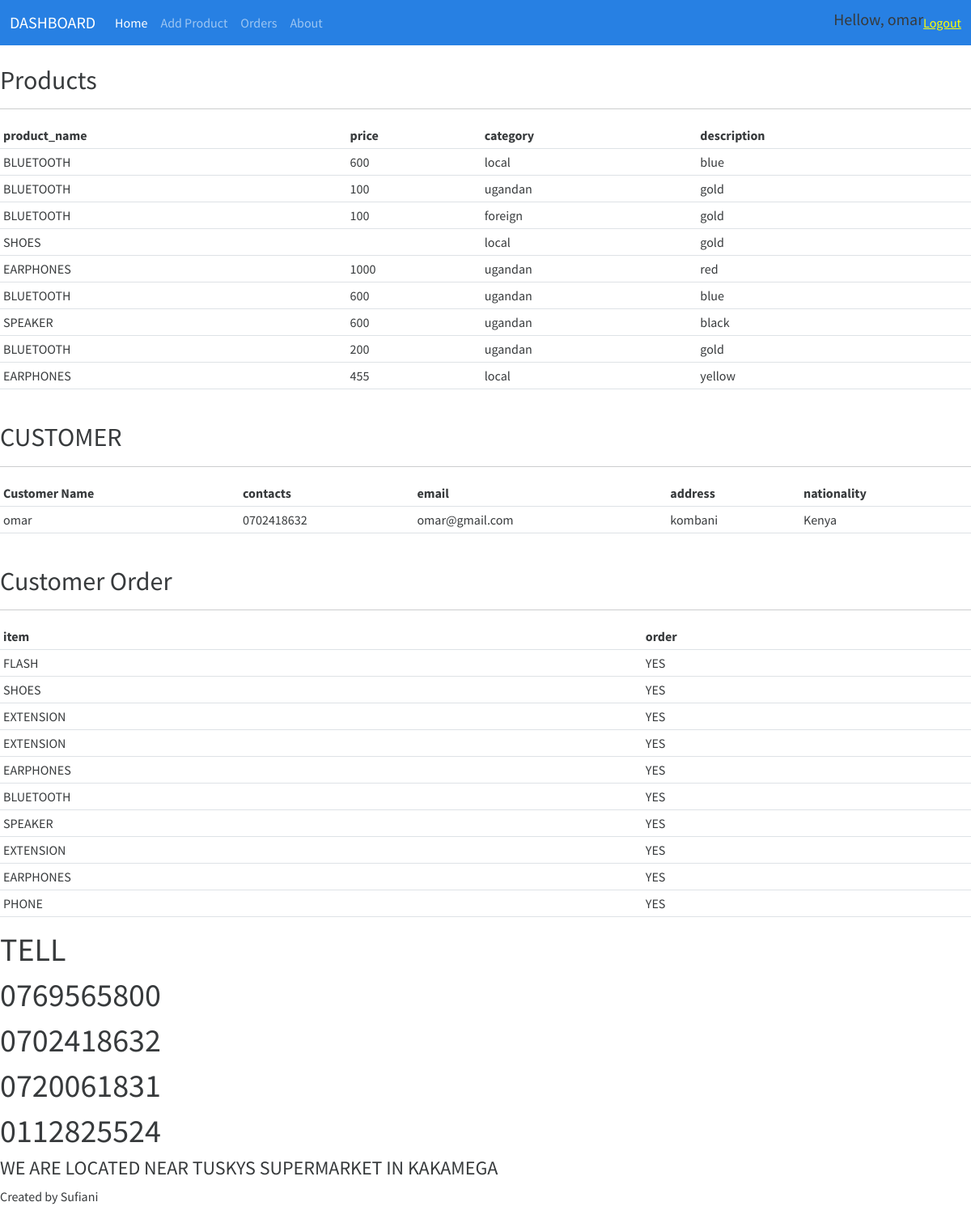
The app's page / (signed in) with its own data.
### omarApp/models.py (models this page shows, shortened)
class Product(models.Model):
    CATEGORY=(
            ('local','local'),
            ('ugandan','ugandan'),
            ('foreign','foreign'),
            )
    product=models.ForeignKey(Order, on_delete=models.CASCADE, null=True)
    price=models.CharField(max_length=100,null=False, blank=True)
    category=models.CharField(max_length=100, choices=CATEGORY)
    description=models.CharField(max_length=100, blank=True)

class Order(models.Model):
    ITEM=(
         ('SHOES','SHOES'),
         ('FLASH','FLASH'),
         ('PHONE','PHONE'),
         ('CHARGER','CHARGER'),
         ('EXTENSION','EXTENSION'),
         ('EARPHONES','EARPHONES'),
         ('BLUETOOTH','BLUETOOTH'),
         ('SPEAKER','SPEAKER'),
         )
    ORDER=(
         ('YES','YES'),
         ('NO','NO'),
         )
    item=models.CharField(max_length=100, null=False, choices=ITEM)
    order=models.CharField(max_length=50, blank=False, choices=ORDER)
    def __str__(self):
        return self.item

class Customer(models.Model):
    NATIONALITY=(
               ('Kenya','Kenya'),
               ('Uganda','Uganda'),
               ('Tanzania','Tanzania'),
               )
    name=models.CharField(max_length=50,null=False)
    contacts=models.CharField(max_length=100,null=False)
    email=models.EmailField(max_length=100 )
    address=models.CharField(max_length=100, blank=True)
    nationality=models.CharField(max_length=50, null=True, choices=NATIONALITY)

### omarApp/views.py (the view)
# urls.py: path('', views.homePage, name='home'),
@login_required(login_url='login')
def homePage(request):
    products=Product.objects.all()
    customers=Customer.objects.all()
    orders=Order.objects.all()
    context={'products':products, 'customers':customers, 'orders':orders}
    return render(request, 'home.html',context)

### omarApp/templates/home.html (shortened to what this page needs)
{% extends 'base.html' %}
{% load static %}
{% block content %}
<!DOCTYPE html>
<html lang="en">
<head>
</head>
<body>
<div>
  <h2>Products</h2>
  <hr>
<div>
  <table class="table table-sm">
    <tr>
        <th>product_name</th>
        <th>price</th>
        <th>category</th>
        <th>description</th>
    </tr>
    {% for a in products %}
      <tr>
        <td>{{a.product}}</td>
        <td>{{a.price}}</td>
        <td>{{a.category}}</td>
        <td>{{a.description}}</td>
      </tr>
    {% endfor %}
  </table>
</div>
<div>
  <h2>CUSTOMER</h2>
  <hr>
<div>
  <table class="table table-sm">
    <tr>
        <th>Customer Name</th>
        <th>contacts</th>
        <th>email</th>
        <th>address</th>
        <th>nationality</th>
    </tr>
    {% for a in customers %}
      <tr>
        <td>{{a.name}}</td>
        <td>{{a.contacts}}</td>
        <td>{{a.email}}</td>
        <td>{{a.address}}</td>
        <td>{{a.nationality}}</td>
      </tr>
    {% endfor %}
  </table>
</div>
<div>
  <h2>Customer Order</h2>
  <hr>
<div>
  <table class="table table-sm">
    <tr>
        <th>item</th>
        <th>order</th>
    </tr>
    {% for a in orders %}
      <tr>
        <td>{{a.item}}</td>
        <td>{{a.order}}</td>
      </tr>
    {% endfor %}
  </table>
</div>
</body>
</html>
{% endblock content %}

### omarApp/templates/base.html (shortened to what this page needs)
{% load static %}
<!DOCTYPE html>
<html lang="en">
<head>
    <link href="{% static 'css/bootstrap.min.css' %}"  rel="stylesheet">
</head>
<body>
<nav class="navbar navbar-expand-lg navbar-dark bg-primary">
    <div class="container-fluid">
      <a class="navbar-brand" href="#">DASHBOARD</a>
      <div class="collapse navbar-collapse" id="navbarColor01">
        <ul class="navbar-nav me-auto">
          <li class="nav-item">
            <a class="nav-link active" href="{% url 'home' %}">Home
            </a>
          </li>
          <li class="nav-item">
            <a class="nav-link" href="{% url 'product' %}">Add Product</a>
            <li class="nav-item">
              <a class="nav-link" href="{% url 'order'%}">Orders</a>
          </li>
          <li class="nav-item">
            <a class="nav-link" href="{% url 'about' %}">About</a>
          </li>
        </ul>
        <span> <h5>Hellow, {{request.user}} </h5></span>
    <span><a href="{% url 'logout'%}" style="color:yellow">Logout</a></span>
    </div>
  </nav>
</body>
</html>
{% block content %}
{% endblock content %}
<body>
    <form>
       <h1>TELL</h1>
        <div>
        <h1>0769565800</h1>
        <h1>0702418632</h1>
        <h1>0720061831</h1>
        <h1>0112825524</h1>
    </form>
<h4> WE ARE LOCATED NEAR TUSKYS SUPERMARKET IN KAKAMEGA</h4>
<p>Created by Sufiani</p>
</body>

### records on screen
Product: product "BLUETOOTH", price "600", category "local", description "blue"
Product: product "BLUETOOTH", price "100", category "ugandan", description "gold"
Product: product "BLUETOOTH", price "100", category "foreign", description "gold"
Product: product "SHOES", category "local", description "gold"
Product: product "EARPHONES", price "1000", category "ugandan", description "red"
Product: product "BLUETOOTH", price "600", category "ugandan", description "blue"
Product: product "SPEAKER", price "600", category "ugandan", description "black"
Product: product "BLUETOOTH", price "200", category "ugandan", description "gold"
Product: product "EARPHONES", price "455", category "local", description "yellow"
Customer: name "omar", contacts "0702418632", email "omar@gmail.com", address "kombani", nationality "Kenya"
Order: item "FLASH", order "YES"
Order: item "SHOES", order "YES"
Order: item "EXTENSION", order "YES"
Order: item "EXTENSION", order "YES"
Order: item "EARPHONES", order "YES"
Order: item "BLUETOOTH", order "YES"
Order: item "SPEAKER", order "YES"
Order: item "EXTENSION", order "YES"
Order: item "EARPHONES", order "YES"
Order: item "PHONE", order "YES"

### other values on screen
{{ request.user }} "omar"
